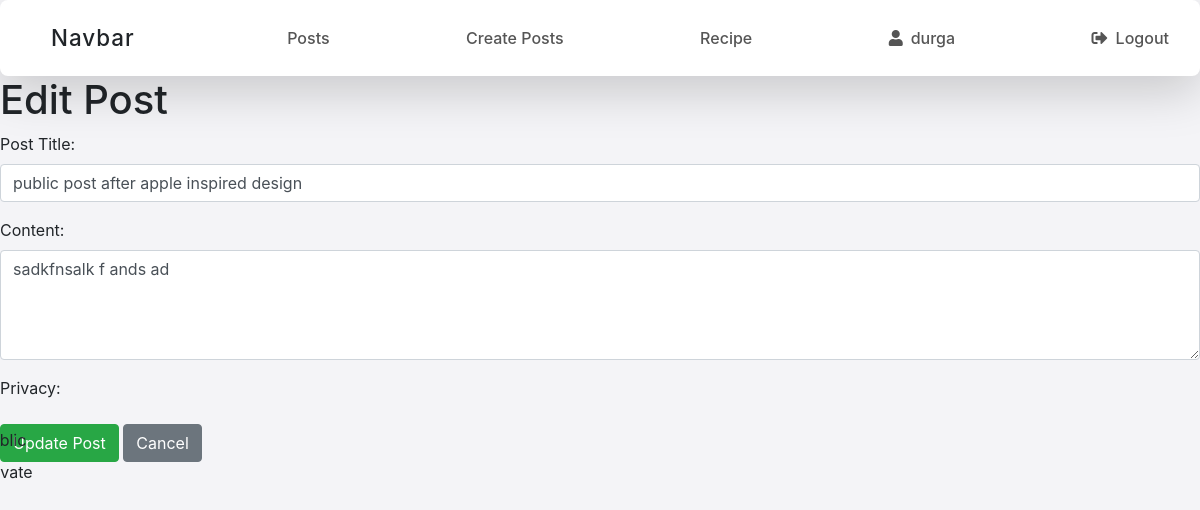
The page /postlist/edit/10/ (signed in) on the database its author committed.
### vege/models.py (models this page shows, shortened)
class Post(models.Model):
    PUBLIC = 'public'
    PRIVATE = 'private'
    PRIVACY_CHOICES = [
        (PUBLIC, 'Public'),
        (PRIVATE, 'Private'),
    ]
    title = models.CharField(max_length=200)
    content = models.TextField()
    created_at = models.DateTimeField(auto_now_add=True)
    author = models.ForeignKey(User, on_delete=models.CASCADE)  # Link the post to the user
    privacy = models.CharField(
        max_length = 10,
        choices= PRIVACY_CHOICES,
        default= PUBLIC,
    )

### vege/views.py (the view)
# urls.py: path('postlist/edit/<int:post_id>/', edit_post, name='edit_post'),
def edit_post(request, post_id):
    post = get_object_or_404(Post, id=post_id)
    if post.author != request.user:
        return HttpResponseForbidden("You are not allowed to edit this post.")
    if request.method == 'POST':
        form = PostForm(request.POST, instance=post)
        if form.is_valid():
            form.save()
            return redirect('post_list')  # Redirect to the list of posts after saving
    else:
        form = PostForm(instance=post)  # Prepopulate the form with the post data
    return render(request, 'edit_post.html', {'form': form, 'post': post})

### vege/forms.py
class PostForm(forms.ModelForm):
    class Meta:
        model = Post
        fields = ['title', 'content', 'privacy']
    title = forms.CharField(
        widget=forms.TextInput(attrs={'class': 'form-control'}),
        label="Post Title"
    )
    content = forms.CharField(
        widget=forms.Textarea(attrs={'class': 'form-control', 'rows': 4}),
        label="Content"
    )
    privacy = forms.ChoiceField(
        choices=Post.PRIVACY_CHOICES,
        widget=forms.RadioSelect(attrs={'class': 'form-check-input'}),
        initial=Post.PUBLIC,
        label="Privacy"
    )

### vege/templates/edit_post.html (shortened to what this page needs)
{% extends "base.html" %}
{% block start %}
<h1>Edit Post</h1>
<form method="POST">
    {{ form.as_p }}
    <button type="submit" class="btn btn-success">Update Post</button>
    <a href="{% url 'post_list' %}" class="btn btn-secondary">Cancel</a>
</form>
{% endblock %}

### home/templates/base.html (shortened to what this page needs)
<!DOCTYPE html>
<html lang="en">
  <head>
    <link
      rel="stylesheet"
      href="https://cdn.jsdelivr.net/npm/bootstrap@4.3.1/dist/css/bootstrap.min.css"
    />
    <link
      href="https://maxcdn.bootstrapcdn.com/bootstrap/4.5.2/css/bootstrap.min.css"
      rel="stylesheet"
    />
    <link
      rel="stylesheet"
      href="https://cdnjs.cloudflare.com/ajax/libs/font-awesome/5.15.4/css/all.min.css"
    />
  </head>
  <body>
    <nav class="navbar p-3 shadow-lg">
      <div class="container-fluid">
        <a class="navbar-brand">Navbar</a>
        <a href="/postlist/">Posts</a>
        <a href="/create/">Create Posts</a>
        <a href="/recipes/">Recipe</a>
        {% if request.user.is_authenticated %}
        <a
          href="{% url 'user_profile' request.user.username %}"
          class=""
          ><i class="fas fa-user"></i>{{ request.user.username }}</a
        >
        <a href="/logout/" class=""><i class="fas fa-sign-out-alt"></i>Logout</a>
        {% else %}
        <a href="/login/" class=""><i class="fas fa-sign-in-alt"></i>Login</a>
        {% endif %}
      </div>
    </nav>
    {% block start %} {% endblock %}
  </body>
</html>

### home/templates/base.html (style rules this page uses)
body { font-family: -apple-system, BlinkMacSystemFont, "Segoe UI", "Roboto", "Oxygen", "Ubuntu", "Cantarell", "Fira Sans", "Droid Sans", "Helvetica Neue", sans-serif; background-color: #f4f4f7; }
nav.navbar { background-color: #ffffff; box-shadow: 0 2px 10px rgba(0, 0, 0, 0.1); border-radius: 8px; }
.navbar-brand { font-weight: 600; font-size: 1.4rem; color: #333; letter-spacing: 1px; }
.navbar a { font-weight: 500; color: #555; margin-left: 20px; transition: color 0.3s ease; display: flex; align-items: center; }
.navbar i { margin-right: 8px; }
.btn { transition: background-color 0.3s ease, color 0.3s ease; }
.btn-success { background-color: #28a745; color: white; }

### rows shown on the page
Post: title "public post after apple inspired design", content "sadkfnsalk f ands ad"

### other values the page prints
{{ request.user.username }} "durga"
